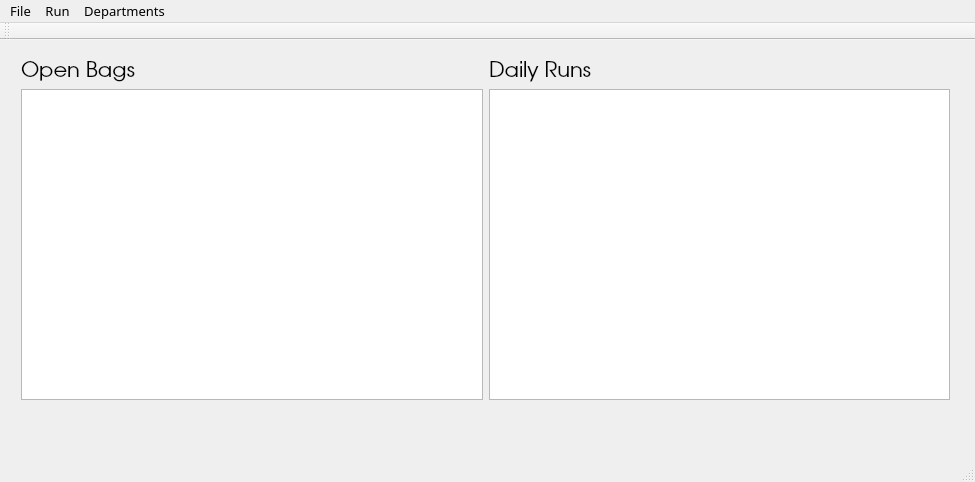
<?xml version="1.0" encoding="UTF-8"?>
<ui version="4.0">
 <class>MainWindow</class>
 <widget class="QMainWindow" name="MainWindow">
  <property name="geometry">
   <rect>
    <x>0</x>
    <y>0</y>
    <width>975</width>
    <height>482</height>
   </rect>
  </property>
  <property name="font">
   <font>
    <family>URW Bookman L</family>
    <pointsize>16</pointsize>
   </font>
  </property>
  <property name="windowTitle">
   <string>MainWindow</string>
  </property>
  <widget class="QWidget" name="centralWidget">
   <widget class="QWidget" name="horizontalLayoutWidget">
    <property name="geometry">
     <rect>
      <x>10</x>
      <y>10</y>
      <width>951</width>
      <height>361</height>
     </rect>
    </property>
    <property name="font">
     <font>
      <family>URW Gothic L</family>
     </font>
    </property>
    <layout class="QHBoxLayout" name="horizontalLayout">
     <item>
      <layout class="QVBoxLayout" name="verticalLayout">
       <item>
        <widget class="QLabel" name="label">
         <property name="font">
          <font>
           <family>URW Gothic L</family>
           <pointsize>16</pointsize>
          </font>
         </property>
         <property name="text">
          <string>Open Bags</string>
         </property>
        </widget>
       </item>
       <item>
        <widget class="QListWidget" name="listOpenTotes">
         <property name="font">
          <font>
           <family>URW Gothic L</family>
          </font>
         </property>
        </widget>
       </item>
      </layout>
     </item>
     <item>
      <layout class="QVBoxLayout" name="verticalLayout_2">
       <item>
        <widget class="QLabel" name="label_2">
         <property name="font">
          <font>
           <family>URW Gothic L</family>
           <pointsize>16</pointsize>
          </font>
         </property>
         <property name="text">
          <string>Daily Runs</string>
         </property>
        </widget>
       </item>
       <item>
        <widget class="QListWidget" name="listDailyRuns">
         <property name="font">
          <font>
           <family>URW Gothic L</family>
          </font>
         </property>
        </widget>
       </item>
      </layout>
     </item>
    </layout>
   </widget>
  </widget>
  <widget class="QMenuBar" name="menuBar">
   <property name="geometry">
    <rect>
     <x>0</x>
     <y>0</y>
     <width>975</width>
     <height>25</height>
    </rect>
   </property>
   <property name="font">
    <font>
     <family>Sans</family>
     <pointsize>10</pointsize>
     <italic>false</italic>
    </font>
   </property>
   <widget class="QMenu" name="menuRun">
    <property name="font">
     <font>
      <family>URW Bookman L</family>
      <pointsize>16</pointsize>
     </font>
    </property>
    <property name="title">
     <string>Run</string>
    </property>
    <addaction name="startRun"/>
    <addaction name="actionRemove_Selected"/>
   </widget>
   <widget class="QMenu" name="menuFile">
    <property name="title">
     <string>File</string>
    </property>
    <addaction name="actionSave"/>
    <addaction name="actionExit"/>
   </widget>
   <widget class="QMenu" name="menuPages">
    <property name="title">
     <string>Departments</string>
    </property>
    <addaction name="actionCustomer_Relations"/>
    <addaction name="actionIntake"/>
    <addaction name="actionFinishing"/>
    <addaction name="actionYield"/>
    <addaction name="actionProduct_Management"/>
    <addaction name="actionPackaging"/>
    <addaction name="actionDistillate"/>
    <addaction name="actionPOS"/>
    <addaction name="separator"/>
    <addaction name="actionPage_Switch_On_Off"/>
   </widget>
   <addaction name="menuFile"/>
   <addaction name="menuRun"/>
   <addaction name="menuPages"/>
  </widget>
  <widget class="QToolBar" name="mainToolBar">
   <attribute name="toolBarArea">
    <enum>TopToolBarArea</enum>
   </attribute>
   <attribute name="toolBarBreak">
    <bool>false</bool>
   </attribute>
  </widget>
  <widget class="QStatusBar" name="statusBar"/>
  <action name="newBag">
   <property name="text">
    <string>Open</string>
   </property>
  </action>
  <action name="actionFinish">
   <property name="text">
    <string>Finish</string>
   </property>
  </action>
  <action name="reviewLogs">
   <property name="text">
    <string>ReviewCalendar</string>
   </property>
  </action>
  <action name="mainMenu">
   <property name="text">
    <string>MainMenu</string>
   </property>
  </action>
  <action name="startRun">
   <property name="text">
    <string>Start From Selected</string>
   </property>
  </action>
  <action name="actionSave">
   <property name="text">
    <string>Save</string>
   </property>
  </action>
  <action name="actionExit">
   <property name="text">
    <string>Exit</string>
   </property>
  </action>
  <action name="actionClose">
   <property name="text">
    <string>Close</string>
   </property>
  </action>
  <action name="actionRemove_Selected">
   <property name="text">
    <string>Remove Selected</string>
   </property>
  </action>
  <action name="actionCustomer_Relations">
   <property name="text">
    <string>Customer Relations</string>
   </property>
  </action>
  <action name="actionIntake">
   <property name="text">
    <string>Intake</string>
   </property>
  </action>
  <action name="actionFinishing">
   <property name="text">
    <string>Finishing</string>
   </property>
  </action>
  <action name="actionYield">
   <property name="text">
    <string>Yield</string>
   </property>
  </action>
  <action name="actionProduct_Management">
   <property name="text">
    <string>Product Management</string>
   </property>
  </action>
  <action name="actionPackaging">
   <property name="text">
    <string>Packaging</string>
   </property>
  </action>
  <action name="actionDistillate">
   <property name="text">
    <string>Distillate</string>
   </property>
  </action>
  <action name="actionPOS">
   <property name="text">
    <string>POS</string>
   </property>
  </action>
  <action name="actionPage_Switch_On_Off">
   <property name="checkable">
    <bool>true</bool>
   </property>
   <property name="checked">
    <bool>true</bool>
   </property>
   <property name="text">
    <string>Page Switch On/Off</string>
   </property>
  </action>
 </widget>
 <layoutdefault spacing="6" margin="11"/>
 <resources/>
 <connections/>
</ui>
